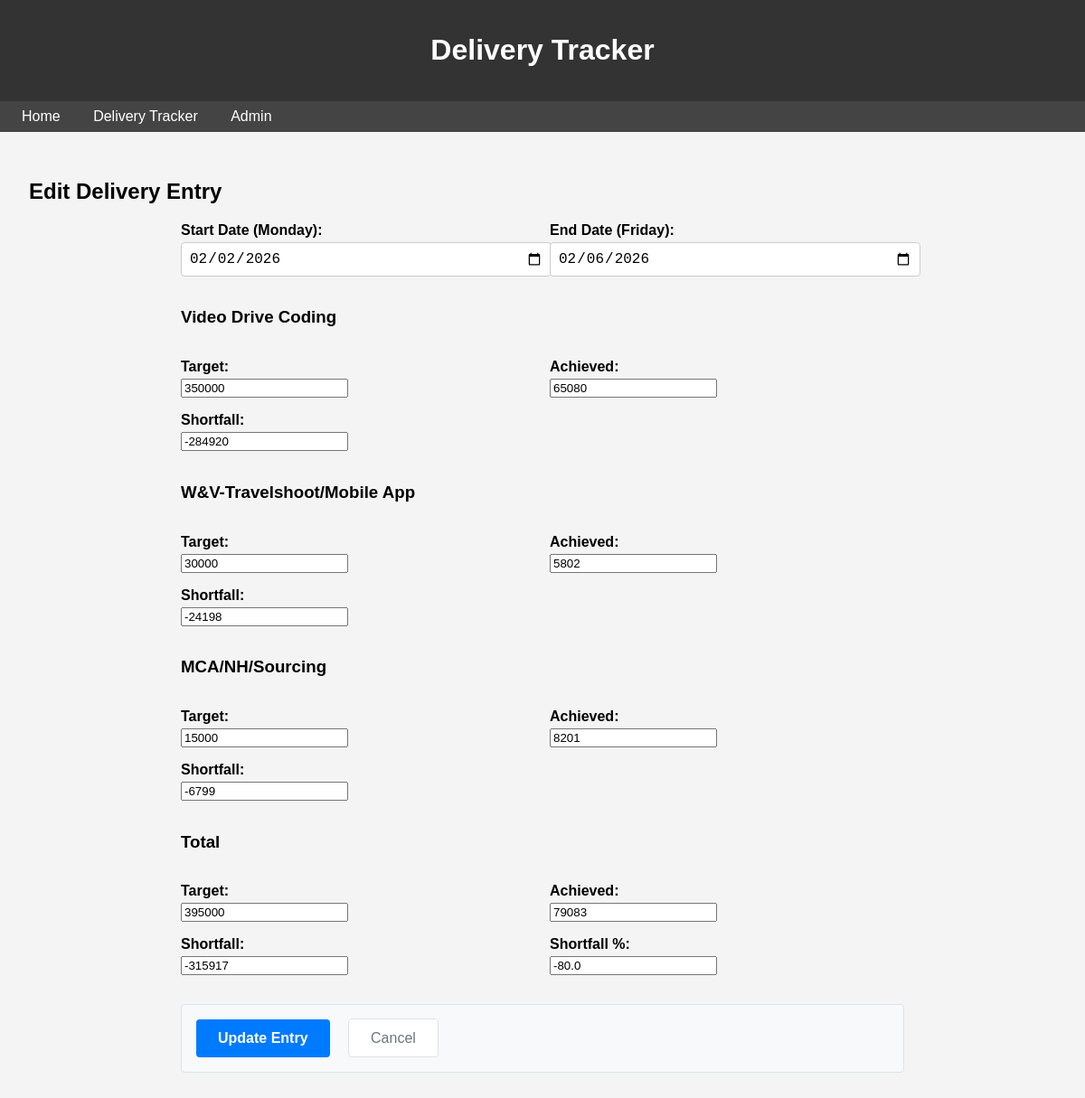
/tracker/7/update/, run on the app's committed database.
### tracker/models.py (models this page shows, shortened)
class WeeklyDelivery(models.Model):
    start_date = models.DateField(default=date.today, help_text="Start date of the week (Monday)")
    end_date = models.DateField(default=date.today, help_text="End date of the week (Friday)")
    video_drive_target = models.IntegerField(default=0)
    video_drive_achieved = models.IntegerField(default=0)
    video_drive_shortfall = models.IntegerField(default=0)
    travel_mobile_target = models.IntegerField(default=0)
    travel_mobile_achieved = models.IntegerField(default=0)
    travel_mobile_shortfall = models.IntegerField(default=0)
    mca_sourcing_target = models.IntegerField(default=0)
    mca_sourcing_achieved = models.IntegerField(default=0)
    mca_sourcing_shortfall = models.IntegerField(default=0)
    total_target = models.IntegerField(default=0)
    total_achieved = models.IntegerField(default=0)
    total_shortfall = models.IntegerField(default=0)
    shortfall_percentage = models.FloatField(default=0.0, help_text="Shortfall percentage, e.g., -80")
    class Meta:
        ordering = ['-start_date']  # Most recent first

### tracker/views.py (the view)
# urls.py: path('<int:pk>/update/', views.DeliveryUpdateView.as_view(), name='delivery_update'),
class DeliveryUpdateView(UpdateView):
    model = WeeklyDelivery
    template_name = 'tracker/delivery_form.html'
    fields = '__all__'
    success_url = reverse_lazy('delivery_list')

### tracker/templates/tracker/delivery_form.html (shortened to what this page needs)
{% extends 'pages/base.html' %}
{% block content %}
<h2>{% if object %}Edit{% else %}Add New{% endif %} Delivery Entry</h2>
<form method="post" style="max-width: 800px; margin: 0 auto;">
    <div style="display: grid; grid-template-columns: 1fr 1fr; gap: 1rem;">
        <div class="form-field">
            <label for="{{ form.start_date.id_for_label }}">Start Date (Monday):</label>
            <div class="date-input-container">
                <input type="date" name="start_date" id="{{ form.start_date.id_for_label }}" value="{% if form.start_date.value %}{{ form.start_date.value|date:'Y-m-d' }}{% endif %}" class="date-input">
            </div>
        </div>
        <div class="form-field">
            <label for="{{ form.end_date.id_for_label }}">End Date (Friday):</label>
            <div class="date-input-container">
                <input type="date" name="end_date" id="{{ form.end_date.id_for_label }}" value="{% if form.end_date.value %}{{ form.end_date.value|date:'Y-m-d' }}{% endif %}" class="date-input">
            </div>
        </div>
        <h3 class="form-section" style="grid-column: span 2;">Video Drive Coding</h3>
        <div class="form-field">
            <label for="{{ form.video_drive_target.id_for_label }}">Target:</label>
            {{ form.video_drive_target }}
        </div>
        <div class="form-field">
            <label for="{{ form.video_drive_achieved.id_for_label }}">Achieved:</label>
            {{ form.video_drive_achieved }}
        </div>
        <div class="form-field">
            <label for="{{ form.video_drive_shortfall.id_for_label }}">Shortfall:</label>
            {{ form.video_drive_shortfall }}
        </div>
        <div></div>
        <h3 class="form-section" style="grid-column: span 2;">W&V-Travelshoot/Mobile App</h3>
        <div class="form-field">
            <label for="{{ form.travel_mobile_target.id_for_label }}">Target:</label>
            {{ form.travel_mobile_target }}
        </div>
        <div class="form-field">
            <label for="{{ form.travel_mobile_achieved.id_for_label }}">Achieved:</label>
            {{ form.travel_mobile_achieved }}
        </div>
        <div class="form-field">
            <label for="{{ form.travel_mobile_shortfall.id_for_label }}">Shortfall:</label>
            {{ form.travel_mobile_shortfall }}
        </div>
        <div></div>
        <h3 class="form-section" style="grid-column: span 2;">MCA/NH/Sourcing</h3>
        <div class="form-field">
            <label for="{{ form.mca_sourcing_target.id_for_label }}">Target:</label>
            {{ form.mca_sourcing_target }}
        </div>
        <div class="form-field">
            <label for="{{ form.mca_sourcing_achieved.id_for_label }}">Achieved:</label>
            {{ form.mca_sourcing_achieved }}
        </div>
        <div class="form-field">
            <label for="{{ form.mca_sourcing_shortfall.id_for_label }}">Shortfall:</label>
            {{ form.mca_sourcing_shortfall }}
        </div>
        <div></div>
        <h3 class="form-section" style="grid-column: span 2;">Total</h3>
        <div class="form-field">
            <label for="{{ form.total_target.id_for_label }}">Target:</label>
            {{ form.total_target }}
        </div>
        <div class="form-field">
            <label for="{{ form.total_achieved.id_for_label }}">Achieved:</label>
            {{ form.total_achieved }}
        </div>
        <div class="form-field">
            <label for="{{ form.total_shortfall.id_for_label }}">Shortfall:</label>
            {{ form.total_shortfall }}
        </div>
        <div class="form-field">
            <label for="{{ form.shortfall_percentage.id_for_label }}">Shortfall %:</label>
            {{ form.shortfall_percentage }}
        </div>
    </div>
    <div class="submit-section">
        <button type="submit" style="background-color: #007bff; color: white; padding: 0.75rem 1.5rem; border: none; border-radius: 4px; cursor: pointer; font-size: 1rem; font-weight: bold;">{% if object %}Update{% else %}Create{% endif %} Entry</button>
        <a href="{% url 'delivery_list' %}" style="margin-left: 1rem; color: #6c757d; text-decoration: none; padding: 0.75rem 1.5rem; border: 1px solid #dee2e6; border-radius: 4px; background-color: #fff;">Cancel</a>
    </div>
</form>
{% endblock %}

### pages/templates/pages/base.html (style rules this page uses)
body { font-family: Arial, sans-serif; margin: 0; padding: 0; background-color: #f4f4f4; }

### tracker/templates/tracker/delivery_form.html (style rules this page uses)
.form-field input[type="date"] { width: 100%; padding: 0.5rem; border: 1px solid #ccc; border-radius: 4px; font-size: 1rem; background-color: white; cursor: pointer; }
.date-input-container { position: relative; }
.form-field label { display: block; margin-bottom: 0.25rem; font-weight: bold; }
.submit-section { margin-top: 2rem; padding: 1rem; background-color: #f8f9fa; border-radius: 4px; border: 1px solid #dee2e6; }

### data on the page
WeeklyDelivery: start_date "02/02/2026", end_date "02/06/2026", video_drive_target "350000", video_drive_achieved "65080", video_drive_shortfall "-284920", travel_mobile_target "30000", travel_mobile_achieved "5802", travel_mobile_shortfall "-24198", mca_sourcing_target "15000", mca_sourcing_achieved "8201", mca_sourcing_shortfall "-6799", total_target "395000", total_achieved "79083", total_shortfall "-315917", shortfall_percentage "-80.0"
